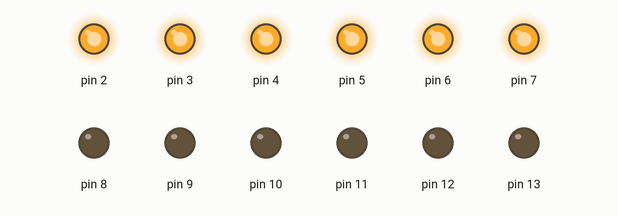
The sketch below on a simulated Arduino Uno, built with avr-gcc and run on an emulated ATmega328P. Parts: output pins drawn as LEDs (lit = HIGH).

Above: at 0.2 s.
At 1.7 s:
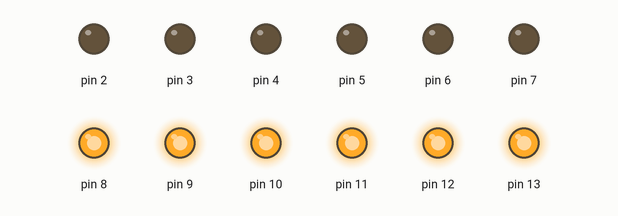
Timing chart, 0 to 3.0 s (numbered marks = the images above):
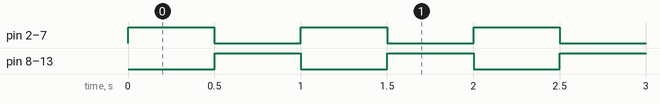

Measured:
- by itself, pin 2–13: alternates HIGH for 0.50 s and LOW for 0.50 s

The sketch:

3-2.ino
```cpp
long lastTimeStateChange = 0;
String state = "ON";

void setup(){
    for (int pin = 2; pin <= 13; pin++) {
    pinMode(pin,OUTPUT);
    }
}

void loop(){
    long currentTime = millis();

    if(state == "ON" && currentTime - lastTimeStateChange >= 500){
        state = "OFF";
        lastTimeStateChange = currentTime;
    }else if (state == "OFF" && currentTime - lastTimeStateChange >= 500 ){
        state = "ON";
        lastTimeStateChange = currentTime;
    }

    for(int i = 2 ; i <= 13 ; i++){
        if (state == "ON" && i <= 7) {
        digitalWrite(i,1);
        }else if (state == "OFF" && i <= 7) {
        digitalWrite(i,0);
        }else if (state == "OFF" && i > 7) {
        digitalWrite(i,1);
        }else if (state == "ON" && i > 7) {
        digitalWrite(i,0);
        }
   }
}
```
